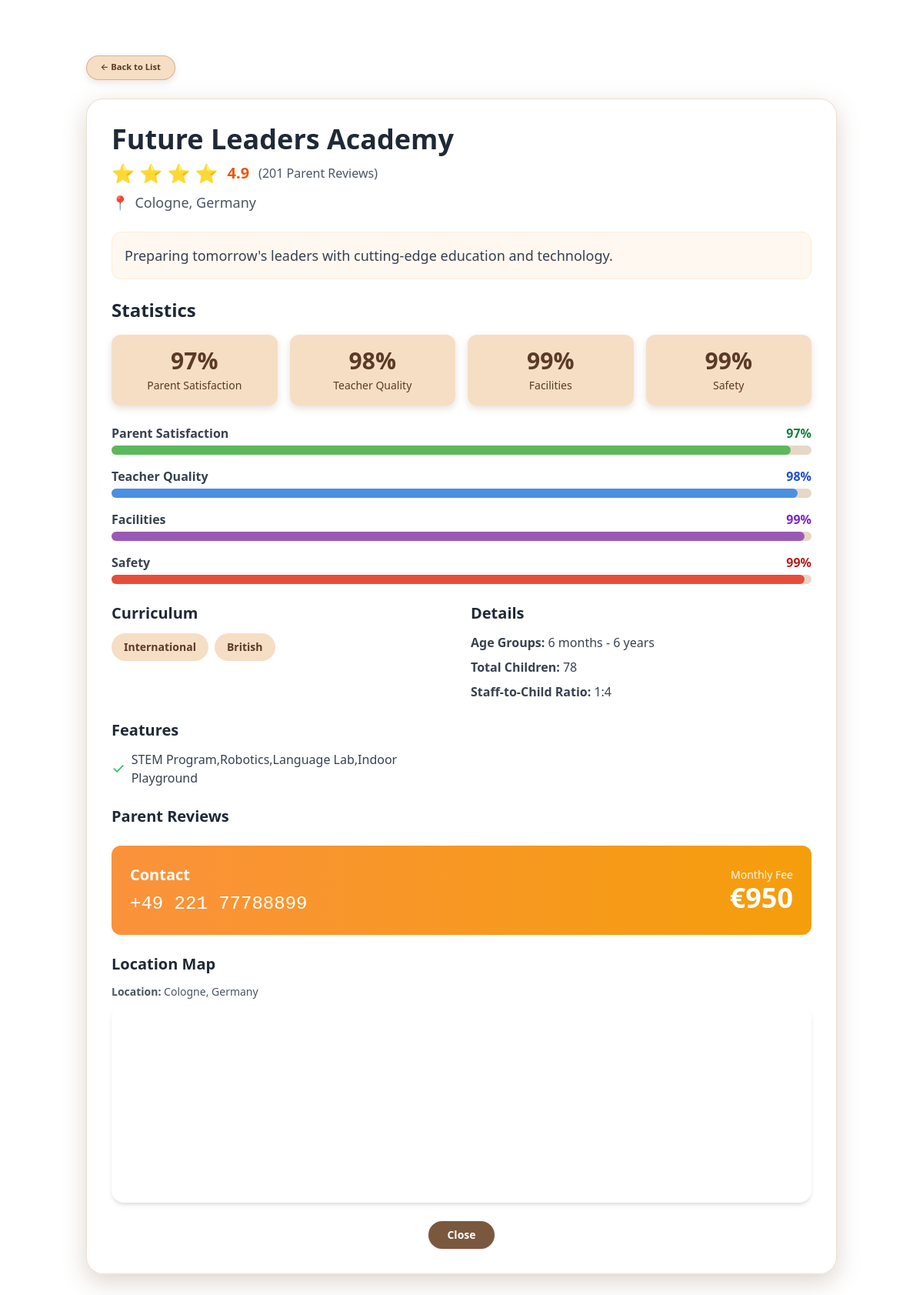
The app's page /nursery/5 (signed in) with its own data.
### models.py (models this page shows, shortened)
class Nursery(db.Model):
    __tablename__ = "nurseries"
    id = db.Column(db.Integer, primary_key=True)
    name = db.Column(db.String(150), nullable=False)
    location = db.Column(db.String(150), nullable=False)
    rating = db.Column(db.Float, nullable=False)
    reviews_count = db.Column(db.Integer, nullable=False)
    curriculum = db.Column(db.String(200), nullable=False)      # "Montessori,International"
    features = db.Column(db.String(400), nullable=False)        # "Outdoor Garden,Art Studio,Music Classes"
    price = db.Column(db.Integer, nullable=False)               # مثلاً 850
    currency = db.Column(db.String(3), nullable=False, default="EUR")
    phone = db.Column(db.String(50), nullable=False)
    capacity = db.Column(db.Integer, nullable=False)
    age_groups = db.Column(db.String(100), nullable=False)      # "6 months - 6 years"
    total_children = db.Column(db.Integer, nullable=False)
    staff_ratio = db.Column(db.String(20), nullable=False)      # "1:4"
    parent_satisfaction = db.Column(db.Integer, nullable=False) # 96
    teacher_quality = db.Column(db.Integer, nullable=False)
    facilities_rating = db.Column(db.Integer, nullable=False)
    safety_rating = db.Column(db.Integer, nullable=False)
    description = db.Column(db.Text, nullable=False)
    google_maps_url = db.Column(db.String(300), nullable=True)
    reviews = db.relationship("Review", backref="nursery", lazy=True)

### app.py (the view)
@app.route("/nursery/<int:nursery_id>")
def nursery_detail(nursery_id):
    lang = get_lang()
    if "user_id" not in session:
        return redirect(url_for("login_page", lang=lang))
    nursery = Nursery.query.get_or_404(nursery_id)
    return render_template(
        "nursery_detail.html",
        lang=lang,
        nursery=nursery,
    )

### app.py (called while the page is built)
def get_lang():
    lang = request.args.get("lang")
    if lang not in ("en", "de", "ar"):
        lang = session.get("lang", "en")
    session["lang"] = lang
    return lang

@app.context_processor
def inject_lang():
    return {
        "current_lang": session.get("lang", "en"),
        "current_user_name": session.get("user_name"),
        "current_currency": session.get("currency", "EUR"),
    }

### templates/nursery_detail.html (shortened to what this page needs)
{% extends "base.html" %}
{% block content %}
{% set lang = current_lang %}
{% if lang == 'de' %}
    {% set t_back = 'Zurück zur Liste' %}
    {% set t_statistics = 'Statistiken' %}
    {% set t_parent_satisfaction = 'Elternzufriedenheit' %}
    {% set t_teacher_quality = 'Lehrerqualität' %}
    {% set t_facilities = 'Einrichtungen' %}
    {% set t_safety = 'Sicherheit' %}
    {% set t_curriculum = 'Lehrplan' %}
    {% set t_details = 'Details' %}
    {% set t_age_groups = 'Altersgruppen' %}
    {% set t_total_children = 'Gesamtzahl der Kinder' %}
    {% set t_staff_ratio = 'Personal-Kind-Verhältnis' %}
    {% set t_features = 'Merkmale' %}
    {% set t_parent_reviews = 'Elternbewertungen' %}
    {% set t_contact = 'Kontakt' %}
    {% set t_monthly_fee = 'Monatliche Gebühr' %}
    {% set t_close = 'Schließen' %}
    {% set t_map_title = 'Standortkarte' %}
    {% set t_location_label = 'Standort' %}
{% elif lang == 'ar' %}
    {% set t_back = 'العودة إلى القائمة' %}
    {% set t_statistics = 'الإحصائيات' %}
    {% set t_parent_satisfaction = 'رضا أولياء الأمور' %}
    {% set t_teacher_quality = 'جودة المعلمين' %}
    {% set t_facilities = 'المرافق' %}
    {% set t_safety = 'السلامة' %}
    {% set t_curriculum = 'المنهج' %}
    {% set t_details = 'التفاصيل' %}
    {% set t_age_groups = 'الفئات العمرية' %}
    {% set t_total_children = 'إجمالي الأطفال' %}
    {% set t_staff_ratio = 'نسبة الموظفين إلى الأطفال' %}
    {% set t_features = 'المميزات' %}
    {% set t_parent_reviews = 'تقييمات أولياء الأمور' %}
    {% set t_contact = 'التواصل' %}
    {% set t_monthly_fee = 'الرسوم الشهرية' %}
    {% set t_close = 'إغلاق' %}
    {% set t_map_title = 'خريطة الموقع' %}
    {% set t_location_label = 'الموقع' %}
{% else %}
    {% set t_back = 'Back to List' %}
    {% set t_statistics = 'Statistics' %}
    {% set t_parent_satisfaction = 'Parent Satisfaction' %}
    {% set t_teacher_quality = 'Teacher Quality' %}
    {% set t_facilities = 'Facilities' %}
    {% set t_safety = 'Safety' %}
    {% set t_curriculum = 'Curriculum' %}
    {% set t_details = 'Details' %}
    {% set t_age_groups = 'Age Groups' %}
    {% set t_total_children = 'Total Children' %}
    {% set t_staff_ratio = 'Staff-to-Child Ratio' %}
    {% set t_features = 'Features' %}
    {% set t_parent_reviews = 'Parent Reviews' %}
    {% set t_contact = 'Contact' %}
    {% set t_monthly_fee = 'Monthly Fee' %}
    {% set t_close = 'Close' %}
    {% set t_map_title = 'Location Map' %}
    {% set t_location_label = 'Location' %}
{% endif %}
<div class="max-w-5xl mx-auto px-6 py-8">
    <div class="mb-6 flex items-center">
        <a
            href="{{ url_for('nurseries_page') }}"
            class="btn-back">
            ← {{ t_back }}
        </a>
    </div>
    <div class="card-soft p-6 md:p-8">
        <div class="mb-6">
            <h2 class="text-3xl md:text-4xl font-bold text-gray-800 mb-2">
                {{ nursery.name }}
            </h2>
            <div class="flex flex-wrap items-center gap-3 mb-2">
                <div class="text-2xl text-yellow-400">
                    {% for i in range(nursery.rating|round(0, 'floor')|int) %}
                        ⭐
                    {% endfor %}
                </div>
                <span class="text-xl font-bold text-orange-600">
                    {{ "%.1f"|format(nursery.rating) }}
                </span>
                <span class="text-gray-600 text-sm md:text-base">
                    ({{ nursery.reviews_count }} {{ t_parent_reviews }})
                </span>
            </div>
            <p class="text-gray-600 flex items-center gap-2 text-sm md:text-lg">
                <span>📍</span>
                <span>{{ nursery.location }}</span>
            </p>
        </div>
        <div class="mb-6 p-4 bg-orange-50/80 rounded-xl border border-orange-100">
            <p class="text-gray-700 text-sm md:text-lg">
                {{ nursery.description }}
            </p>
        </div>
        <div class="mb-6">
            <h3 class="text-2xl font-bold text-gray-800 mb-4">{{ t_statistics }}</h3>
            <div class="grid grid-cols-2 md:grid-cols-4 gap-4">
                <div class="stat-soft p-4 rounded-xl text-center">
                    <div class="text-3xl font-bold">
                        {{ nursery.parent_satisfaction }}%
                    </div>
                    <div class="text-sm mt-1">{{ t_parent_satisfaction }}</div>
                </div>
                <div class="stat-soft p-4 rounded-xl text-center">
                    <div class="text-3xl font-bold">
                        {{ nursery.teacher_quality }}%
                    </div>
                    <div class="text-sm mt-1">{{ t_teacher_quality }}</div>
                </div>
                <div class="stat-soft p-4 rounded-xl text-center">
                    <div class="text-3xl font-bold">
                        {{ nursery.facilities_rating }}%
                    </div>
                    <div class="text-sm mt-1">{{ t_facilities }}</div>
                </div>
                <div class="stat-soft p-4 rounded-xl text-center">
                    <div class="text-3xl font-bold">
                        {{ nursery.safety_rating }}%
                    </div>
                    <div class="text-sm mt-1">{{ t_safety }}</div>
                </div>
            </div>
        </div>
        <div class="mb-6 space-y-4">
            <div>
                <div class="flex justify-between mb-1 text-sm md:text-base">
                    <span class="font-semibold text-gray-700">{{ t_parent_satisfaction }}</span>
                    <span class="font-bold text-green-700">
                        {{ nursery.parent_satisfaction }}%
                    </span>
                </div>
                <div class="w-full progress-bar-bg rounded-full h-3">
                    <div
                        class="progress-green h-3 rounded-full"
                        style="width: {{ nursery.parent_satisfaction }}%;"
                    ></div>
                </div>
            </div>
            <div>
                <div class="flex justify-between mb-1 text-sm md:text-base">
                    <span class="font-semibold text-gray-700">{{ t_teacher_quality }}</span>
                    <span class="font-bold text-blue-700">
                        {{ nursery.teacher_quality }}%
                    </span>
                </div>
                <div class="w-full progress-bar-bg rounded-full h-3">
                    <div
                        class="progress-blue h-3 rounded-full"
                        style="width: {{ nursery.teacher_quality }}%;"
                    ></div>
                </div>
            </div>
            <div>
                <div class="flex justify-between mb-1 text-sm md:text-base">
                    <span class="font-semibold text-gray-700">{{ t_facilities }}</span>
                    <span class="font-bold text-purple-700">
                        {{ nursery.facilities_rating }}%
                    </span>
                </div>
                <div class="w-full progress-bar-bg rounded-full h-3">
                    <div
                        class="progress-purple h-3 rounded-full"
                        style="width: {{ nursery.facilities_rating }}%;"
                    ></div>
                </div>
            </div>
            <div>
                <div class="flex justify-between mb-1 text-sm md:text-base">
                    <span class="font-semibold text-gray-700">{{ t_safety }}</span>
                    <span class="font-bold text-red-700">
                        {{ nursery.safety_rating }}%
                    </span>
                </div>
                <div class="w-full progress-bar-bg rounded-full h-3">
                    <div
                        class="progress-red h-3 rounded-full"
                        style="width: {{ nursery.safety_rating }}%;"
                    ></div>
                </div>
            </div>
        </div>
        <div class="grid md:grid-cols-2 gap-6 mb-6">
            <div>
                <h3 class="text-xl font-bold text-gray-800 mb-3">{{ t_curriculum }}</h3>
                <div class="flex flex-wrap gap-2">
                    {% for curr in nursery.curriculum.split(",") %}
                    <span
                        class="px-4 py-2 badge-soft rounded-full font-semibold text-xs md:text-sm"
                    >
                        {{ curr }}
                    </span>
                    {% endfor %}
                </div>
            </div>
            <div>
                <h3 class="text-xl font-bold text-gray-800 mb-3">{{ t_details }}</h3>
                <div class="space-y-2 text-gray-700 text-sm md:text-base">
                    <p><strong>{{ t_age_groups }}:</strong> {{ nursery.age_groups }}</p>
                    <p><strong>{{ t_total_children }}:</strong> {{ nursery.total_children }}</p>
                    <p><strong>{{ t_staff_ratio }}:</strong> {{ nursery.staff_ratio }}</p>
                </div>
            </div>
        </div>
        <div class="mb-6">
            <h3 class="text-xl font-bold text-gray-800 mb-3">{{ t_features }}</h3>
            <div class="grid grid-cols-2 gap-3">
                {% for feature in nursery.features.split("|") %}
                <div class="flex items-center gap-2 text-gray-700 text-sm md:text-base">
                    <span class="text-green-500 text-xl">✓</span>
                    <span>{{ feature }}</span>
                </div>
                {% endfor %}
            </div>
        </div>
        <div class="mb-6">
            <h3 class="text-xl font-bold text-gray-800 mb-3">{{ t_parent_reviews }}</h3>
        </div>
        <div
            class="bg-gradient-to-r from-orange-400 to-amber-500 p-6 rounded-xl text-white mb-6"
        >
            <div class="flex flex-col md:flex-row md:justify-between md:items-center gap-4">
                <div>
                    <h3 class="text-xl font-bold mb-2">{{ t_contact }}</h3>
                    <a
                        href="tel:{{ nursery.phone }}"
                        class="text-2xl font-mono hover:underline"
                    >
                        {{ nursery.phone }}
                    </a>
                </div>
                <div class="md:text-right">
                    <div class="text-sm opacity-90">{{ t_monthly_fee }}</div>
                    <div class="text-3xl md:text-4xl font-bold">
                        €{{ nursery.price }}
                    </div>
                </div>
            </div>
        </div>
        <div class="mb-6">
            <h3 class="text-xl font-bold text-gray-800 mb-3">{{ t_map_title }}</h3>
            <p class="text-sm text-gray-600 mb-2">
                <strong>{{ t_location_label }}:</strong> {{ nursery.location }}
            </p>
            <div class="rounded-2xl overflow-hidden shadow-md h-64">
                <iframe
                    width="100%"
                    height="100%"
                    style="border:0;"
                    loading="lazy"
                    allowfullscreen
                    src="https://www.google.com/maps?q={{ nursery.location|replace(' ', '+') }}&output=embed">
                </iframe>
            </div>
        </div>
        <div class="mt-4 text-center">
            <a
                href="{{ url_for('nurseries_page') }}"
                class="inline-flex justify-center items-center px-6 py-2 rounded-full btn-brown text-sm font-semibold shadow">
                {{ t_close }}
            </a>
        </div>
    </div>
</div>
{% endblock %}

### templates/base.html (style rules this page uses)
body { margin: 0; padding: 0; min-height: 100vh; background-image: url("https://images.pexels.com/photos/1741231/pexels-photo-1741231.jpeg"); background-size: cover; background-position: center; background-repeat: no-repeat; background-attachment: fixed; font-family: system-ui, -apple-system, BlinkMacSystemFont, "Segoe UI", sans-serif; }

### templates/nursery_detail.html (style rules this page uses)
body { margin: 0; padding: 0; min-height: 100vh; background-image: url("https://images.pexels.com/photos/7333506/pexels-photo-7333506.jpeg"); background-size: cover; background-position: center; background-repeat: no-repeat; background-attachment: fixed; }
.card-soft { background: rgba(255, 255, 255, 0.96); border-radius: 22px; box-shadow: 0 10px 30px rgba(120, 88, 62, 0.25); border: 1px solid rgba(227, 200, 175, 0.6); }
.btn-brown { background: #7A583E; color: #fff; transition: 0.2s ease-in-out; }
.btn-back { background: #F6DEC4; color: #5B3A26; border-radius: 999px; padding: 0.4rem 1.1rem; font-size: 0.7rem; font-weight: 600; box-shadow: 0 4px 10px rgba(120, 88, 62, 0.15); border: 1px solid rgba(200, 160, 120, 0.7); transition: 0.2s ease-in-out; }
.stat-soft { background: #F6DEC4; color: #5B3A26; box-shadow: 0 4px 10px rgba(120, 88, 62, 0.18); }
.badge-soft { background: #F6DEC4; color: #5B3A26; }
.progress-bar-bg { background-color: #E6D7C6; }
.progress-green { background-color: #5CB85C; }
.progress-blue { background-color: #4A90E2; }
.progress-purple { background-color: #9B59B6; }
.progress-red { background-color: #E74C3C; }

### records on screen
Nursery: name "Future Leaders Academy", rating "4.9", reviews_count "201", location "Cologne, Germany", description "Preparing tomorrow's leaders with cutting-edge education and technology.", parent_satisfaction "97", teacher_quality "98", facilities_rating "99", safety_rating "99", age_groups "6 months - 6 years", total_children "78", staff_ratio "1:4", features "STEM Program,Robotics,Language Lab,Indoor Playground", phone "+49 221 77788899", price "950"

### other values on screen
{{ t_back }} "Back to List"
{{ t_parent_reviews }} "Parent Reviews"
{{ t_statistics }} "Statistics"
{{ t_parent_satisfaction }} "Parent Satisfaction"
{{ t_teacher_quality }} "Teacher Quality"
{{ t_facilities }} "Facilities"
{{ t_safety }} "Safety"
{{ t_curriculum }} "Curriculum"
{{ curr }} "International" "British"
{{ t_details }} "Details"
{{ t_age_groups }} "Age Groups"
{{ t_total_children }} "Total Children"
{{ t_staff_ratio }} "Staff-to-Child Ratio"
{{ t_features }} "Features"
{{ t_contact }} "Contact"
